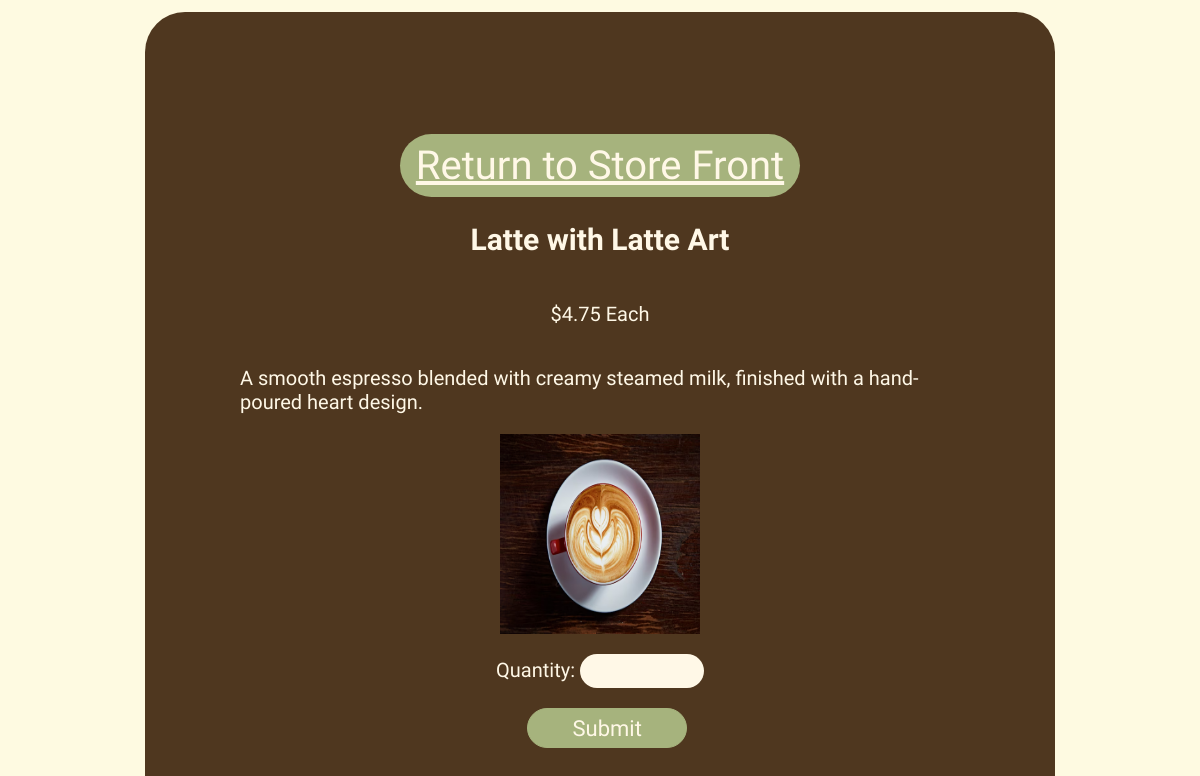
The page /pricing/3/ on the database its author committed.
### app/models.py (models this page shows)
class Items(models.Model):
    name = models.CharField(max_length=25)
    price = models.DecimalField(max_digits=10, decimal_places=2)
    description = models.CharField(max_length=100)
    image = models.ImageField(upload_to='my_images/', blank=True, null=True)
    category = models.CharField(max_length=25)
    class Meta:
        verbose_name_plural = 'Items'

### app/views.py (the view)
# urls.py: path('pricing/<int:product_id>/', pricing_view, name='pricing'),
def pricing_view(request, product_id):
    store_items = Items.objects.get(id=product_id)
    if request.method == "POST":
        form = QuantityForm(request.POST)
        if form.is_valid():
            quantity = form.cleaned_data['quantity']
            return render(request,'pricing.html',{'item': store_items,
                                                'form': form,
                                                'quantity': quantity,
                                                })
        else:
            return render(request, 'pricing.html',{'item': store_items,
                                                'form': form,
                                                })
    else:
        form = QuantityForm()
    return render(request,'pricing.html',{'item': store_items,
                                        'form': form,
                                        })

### app/forms.py
class QuantityForm(forms.Form):
    quantity = forms.IntegerField(min_value=1)

### app/templates/pricing.html (shortened to what this page needs)
{% extends 'base.html' %}
{% load static %}
{% block content %}
<div class="price-page">
    <div class="price-content">
        <a class="back-button" href="{% url 'storefront' %}">Return to Store Front</a>
        <h2>{{ item.name }}</h2>
        <p>${{ item.price }} Each</p>
        <p>{{ item.description }}</p>
        <img src="{{ item.image.url }}" alt="{{ item.name }}" style="width: 200px; height: 200px;">
        <form action="{% url 'pricing' item.id %}" method="post" style="display:flex; flex-direction:column; justify-content: center;">
            {{ form.as_p }}
            <button type="submit" class="button" style="margin-left:15%;">Submit</button>
        </form>
    </div>
</div>
{% endblock content %}

### app/static/css/style.css (style rules this page uses)
body { background-color: hsl(52, 94%, 94%); font-family: "Chewy", system-ui; font-weight: 400; font-style: normal; }
.button { background-color: #a6b37d; width: 20vh; height: 5vh; color: #fff8e7; font-weight: bold; border: #a6b37d; border-width: 1px; border-style: solid; border-radius: 30px; font-weight:400; margin-bottom: 5%; font-size:22px; font-family: "Chewy", system-ui; font-weight: 400; font-style: normal; }
.navbar li, a { display: block; color: #fff8e7; padding: 8px 16px; text-decoration: none; text-align: center; font-family: "Chewy", system-ui; font-weight: 400; font-style: normal; font-size: 22px; }
.price-page { display: flex; justify-content: center; margin-top: 1%; font-size: 20px; font-family: "Chewy", system-ui; font-weight: 400; font-style: normal; color: #fff8e7; }
.price-content { padding: 8%; background-color: #4f371f; display: flex; flex-direction: column; border-radius: 40px; justify-content: center; align-items: center; width: 90vh; height: 85vh; gap: 0; }
.back-button { color:#fff8e7; font-size: 40px; background-color: #a6b37d; border-radius: 40px; text-decoration: underline; }
#id_quantity { height: 4vh; width: 15vh; background-color: #fff8e7; border-style: none; border-radius: 40px; font-size: large; }

### rows shown on the page
Items: name "Latte with Latte Art", price "4.75", description "A smooth espresso blended with creamy steamed milk, finished with a hand-poured heart design.", image (picture)
